Frame 1 (no input): blank canvas, image omitted
Frame 60 (the mouse pressed at the canvas centre just before this capture): blank canvas, image omitted
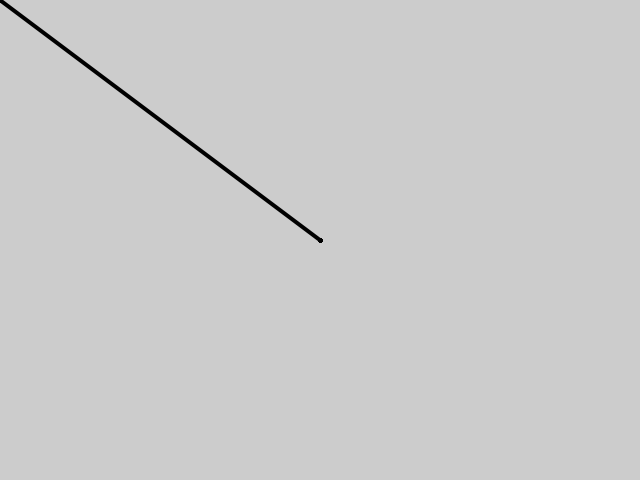
Frame 120 (the mouse held since frame 60 and released just before this capture)

The Processing sketch whose frames 1 and 60 were blank and that drew this single picture after the mouse press (run headless with seeded random() and noise(); from frame 60 on, the mouse is pressed at the canvas centre):

// Processing sketch: sketch_171202a
// ── sketch_171202a.pde
void setup(){
  size(640, 480);
  strokeWeight(4);
  frameRate(120);
  cursor(CROSS);
};

void draw(){
  //noStroke();
  //background(0);
  /*
  ellipse(mouseX, mouseY,100,100);
  for(int i=0;i<50;i=i+4){
    ellipse(100+i*10,100,100,100);
  };
  */
  line(mouseX, mouseY, pmouseX, pmouseY);
};


void mousePressed() {
  loop();      
}

void mouseReleased() {
  noLoop();        
}
